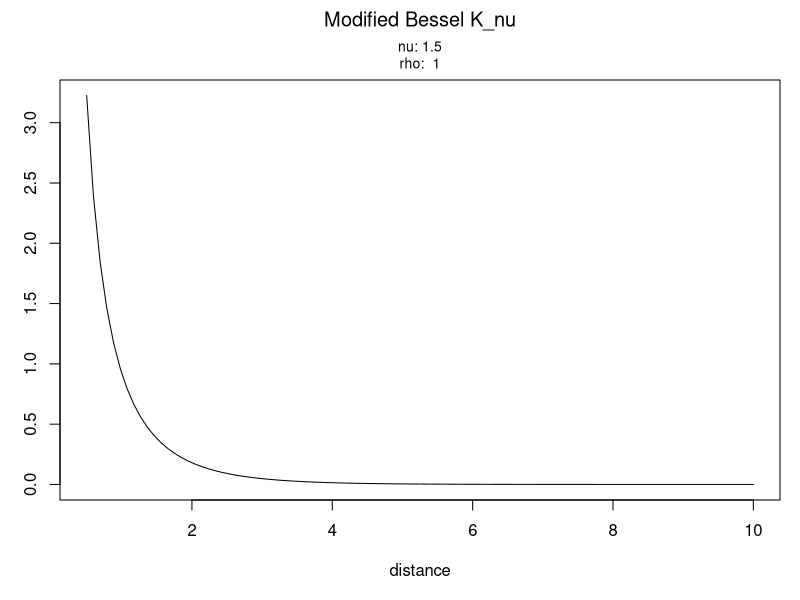

The R source for this figure: (Note: this script raises an error after producing the figure.)
#====================
# Investigate besselK
#====================
# modified Bessel function of the 3rd kind
# Arg:
    # x: numeric, >= 0 
    # nu: order of the Bessel, >=0 in practice, but can be negative in theory

rm(list = ls())

x <- seq(0.5, 10, length.out = 100)
plt_besselK <- function(x, nu) {

  b <- besselK(x, nu = nu)
  plot(x, b, type = "l", xlab = "distance",
       main = bquote(atop("Modified Bessel K_nu", 
                          atop("nu:"~ .(nu), "rho: "~ 1))))
}


#----
# plot
#----
nu = 1.5
b <- besselK(x, nu = nu)
par(mfrow = c(1, 1), mar = c(5, 3, 4, 1))
plt_besselK(x = x, nu = nu)


#--------------
# Conclusion 1:
#--------------

# Modified Bessel function of the 3rd kind is a decreasing function
# In K_v(d / rho), where rho is the large scale range parameter
  # the larger the rho, the larger the K_v, hence the spatial correlation
      # and the slower such correlation decays as spatial distance increases
      # and at small spatial scale, the correlation is less variable, 
        # the surface is smooth

  # the smaller the rho, the smaller the K_v, hence the smaller the spatial correlation
      # the more speedy such correlation decays as distance increases
      # and at small spatial scale, the correlation is very variable
        # the surface is relatively rough


#-------------
# different nu 
#-------------
#N <- seq(0.5, 10, by = 1)
length(N) # [1] 10

par(mfrow = c(3, 3), mar = c(4, 3, 3, 1), mgp = c(1.75, 1, 0))

plt_besselK_2 <- function(x, nu) {
  
  b <- besselK(x, nu = nu)
  plot(x, b, type = "l", xlab = "distance",
       ylab = "Bessel K",
       main = bquote(atop("Modified Bessel K_nu", 
                          atop("nu:"~ .(nu)))))
}

for (nu in N) {
  plt_besselK_2(x, nu)
}


# try N with more constrast but less choices
N <- c(0.1, 1.5, 15, 50)

par(mfrow = c(2, 2), mar = c(3, 3, 3.5, 1), mgp = c(1.95, 1, 0))

for (nu in N) {
  plt_besselK_2(x, nu)
}



#--------------
# Conclusion 2:
#--------------

# The larger the order nu
# the more speedy the BesselK decreases to zero. 








